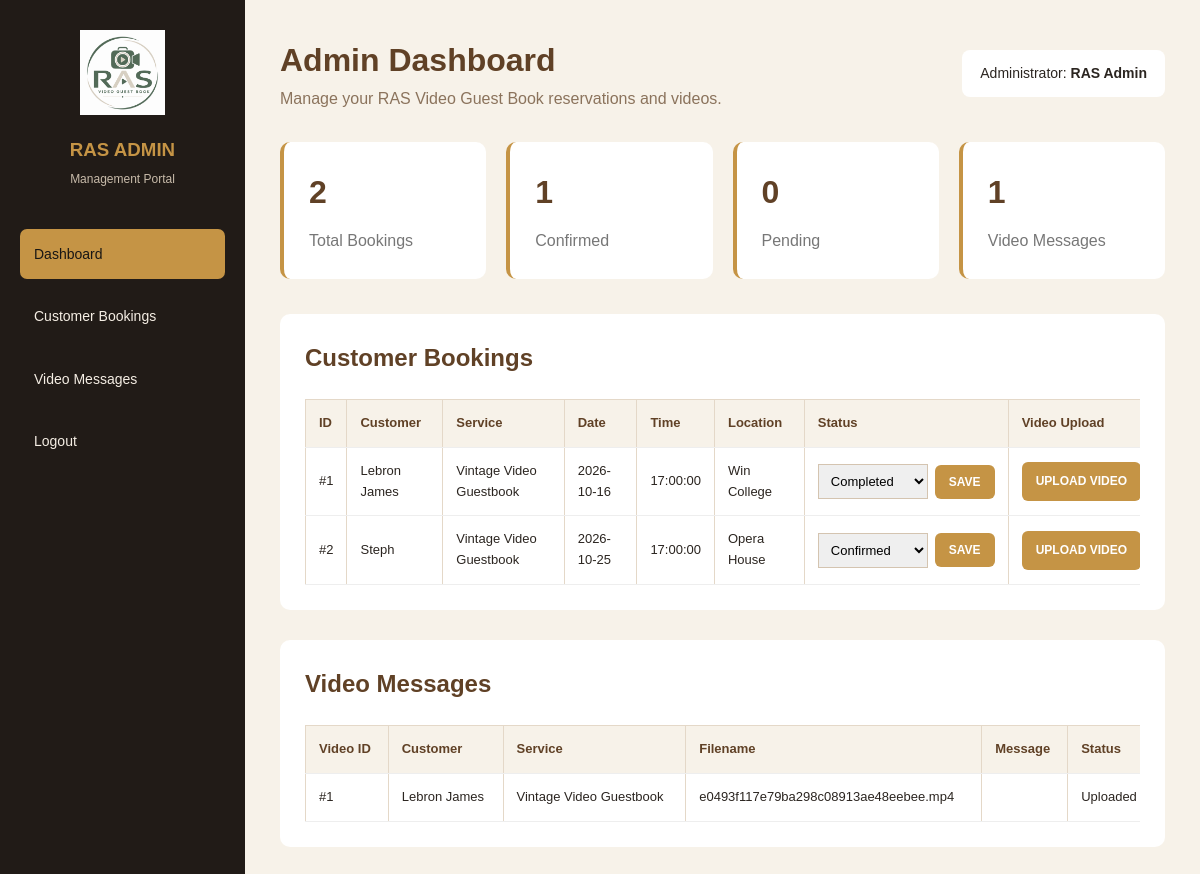
Screenshot of /admin.php (signed in) with the database file from the repository.
### tables this page shows
CREATE TABLE IF NOT EXISTS `bookings` (
  `booking_id` int NOT NULL AUTO_INCREMENT,
  `user_id` int DEFAULT NULL,
  `event_id` int NOT NULL,
  `customer_name` varchar(100) NOT NULL,
  `customer_email` varchar(100) NOT NULL,
  `phone` varchar(30) NOT NULL,
  `event_date` date NOT NULL,
  `booking_time` time NOT NULL,
  `location` varchar(200) NOT NULL,
  `notes` text,
  `status` varchar(20) DEFAULT 'Pending',
  `booking_code` varchar(64) NOT NULL,
  `created_at` timestamp NULL DEFAULT CURRENT_TIMESTAMP,
  PRIMARY KEY (`booking_id`),
  UNIQUE KEY `booking_code` (`booking_code`),
  KEY `user_id` (`user_id`),
  KEY `event_id` (`event_id`)
);

CREATE TABLE IF NOT EXISTS `events` (
  `event_id` int NOT NULL AUTO_INCREMENT,
  `event_name` varchar(100) NOT NULL,
  `description` text,
  `price` decimal(10,2) NOT NULL,
  `image` varchar(100) NOT NULL,
  PRIMARY KEY (`event_id`)
);

CREATE TABLE IF NOT EXISTS `video_messages` (
  `video_id` int NOT NULL AUTO_INCREMENT,
  `booking_id` int NOT NULL,
  `video_filename` varchar(255) NOT NULL,
  `message` text,
  `status` varchar(20) DEFAULT 'Submitted',
  `upload_date` timestamp NULL DEFAULT CURRENT_TIMESTAMP,
  PRIMARY KEY (`video_id`),
  UNIQUE KEY `booking_id` (`booking_id`)
);

### admin.php (the view, shortened to what this page needs)
<?php
include("database/database.php");
$stats = [
    'total' => 0,
    'confirmed' => 0,
    'pending' => 0,
    'videos' => 0
];
$counts = $conn->query(
    "SELECT
        COUNT(*) AS total,
        COALESCE(SUM(status = 'Confirmed'), 0) AS confirmed,
        COALESCE(SUM(status = 'Pending'), 0) AS pending
     FROM bookings"
);
if ($counts) {
    $data = $counts->fetch_assoc();
    $stats['total'] = (int)$data['total'];
    $stats['confirmed'] = (int)$data['confirmed'];
    $stats['pending'] = (int)$data['pending'];
}
$videoCount = $conn->query(
    "SELECT COUNT(*) AS total FROM video_messages"
);
if ($videoCount) {
    $stats['videos'] =
        (int)$videoCount->fetch_assoc()['total'];
}
$bookings = $conn->query(
    "SELECT b.*, e.event_name
     FROM bookings b
     JOIN events e ON b.event_id = e.event_id
     ORDER BY b.booking_id ASC"
);
$videos = $conn->query(
    "SELECT v.*, e.event_name, b.customer_name
     FROM video_messages v
     JOIN bookings b ON v.booking_id = b.booking_id
     JOIN events e ON b.event_id = e.event_id
     ORDER BY v.video_id ASC"
);
function esc($value) {
    return htmlspecialchars(
        (string)($value ?? ''),
        ENT_QUOTES,
        'UTF-8'
    );
}
?>
<!DOCTYPE html>
<html lang="en">
<head>
    <link rel="stylesheet" href="css/style.css">
</head>
<body class="admin-page">
<div class="admin-layout">
    <aside class="admin-sidebar">
        <div class="admin-brand">
            <img
                src="pictures/ras.png"
                alt="RAS Logo"
            >
            <h3>RAS ADMIN</h3>
            <p>Management Portal</p>
        </div>
        <nav class="admin-menu">
            <a href="#dashboard" class="active">
                Dashboard
            </a>
            <a href="#bookings">
                Customer Bookings
            </a>
            <a href="#videos">
                Video Messages
            </a>
            <a href="logout.php">
                Logout
            </a>
        </nav>
    </aside>
    <main class="admin-main">
        <div class="admin-topbar" id="dashboard">
            <div>
                <h1>Admin Dashboard</h1>
                <p>
                    Manage your RAS Video Guest Book
                    reservations and videos.
                </p>
            </div>
            <div class="admin-user">
                Administrator:
                <strong>
                    <?php echo esc(
                        $_SESSION['name'] ?? 'Admin'
                    ); ?>
                </strong>
            </div>
        </div>
        <div class="admin-stats">
            <div class="stat-card">
                <h2><?php echo $stats['total']; ?></h2>
                <p>Total Bookings</p>
            </div>
            <div class="stat-card">
                <h2><?php echo $stats['confirmed']; ?></h2>
                <p>Confirmed</p>
            </div>
            <div class="stat-card">
                <h2><?php echo $stats['pending']; ?></h2>
                <p>Pending</p>
            </div>
            <div class="stat-card">
                <h2><?php echo $stats['videos']; ?></h2>
                <p>Video Messages</p>
            </div>
        </div>
        <section class="admin-panel" id="bookings">
            <h2>Customer Bookings</h2>
            <div class="admin-table-wrap">
                <table class="admin-table">
                    <thead>
                        <tr>
                            <th>ID</th>
                            <th>Customer</th>
                            <th>Service</th>
                            <th>Date</th>
                            <th>Time</th>
                            <th>Location</th>
                            <th>Status</th>
                            <th>Video Upload</th>
                        </tr>
                    </thead>
                    <tbody>
                    <?php if (
                        $bookings &&
                        $bookings->num_rows > 0
                    ) { ?>
                        <?php while (
                            $row = $bookings->fetch_assoc()
                        ) { ?>
                            <tr>
                                <td>
                                    #<?php echo (int)$row['booking_id']; ?>
                                </td>
                                <td>
                                    <?php echo esc(
                                        $row['customer_name']
                                    ); ?>
                                </td>
                                <td>
                                    <?php echo esc(
                                        $row['event_name']
                                    ); ?>
                                </td>
                                <td>
                                    <?php echo esc(
                                        $row['event_date']
                                    ); ?>
                                </td>
                                <td>
                                    <?php echo esc(
                                        $row['booking_time']
                                    ); ?>
                                </td>
                                <td>
                                    <?php echo esc(
                                        $row['location']
                                    ); ?>
                                </td>
                                <td>
                                    <form
                                        method="POST"
                                        class="status-form"
                                    >
                                        <select name="status">
                                            <?php foreach (
                                                [
                                                    'Pending',
                                                    'Confirmed',
                                                    'Completed',
                                                    'Cancelled'
                                                ] as $status
                                            ) { ?>
                                                <option
                                                    value="<?php echo esc($status); ?>"
                                                    <?php
                                                    if (
                                                        $row['status'] === $status
                                                    ) {
                                                        echo 'selected';
                                                    }
                                                    ?>
                                                >
                                                    <?php echo esc($status); ?>
                                                </option>
                                            <?php } ?>
                                        </select>
                                        <button
                                            type="submit"
                                            name="update_booking"
                                            class="admin-btn"
                                        >
                                            SAVE
                                        </button>
                                    </form>
                                </td>
                                <td>
                                    <?php if (
                                        $row['status'] !== 'Cancelled'
                                    ) { ?>
                                        <a
                                            href="video_message.php?booking_id=<?php
                                                echo (int)$row['booking_id'];
                                            ?>"
                                            class="admin-btn"
                                        >
                                            UPLOAD VIDEO
                                        </a>
                                    <?php } else { ?>
                                        <span class="admin-muted">
                                            Cancelled
                                        </span>
                                    <?php } ?>
                                </td>
                            </tr>
                        <?php } ?>
                    <?php } ?>
                    </tbody>
                </table>
            </div>
        </section>
        <section class="admin-panel" id="videos">
            <h2>Video Messages</h2>
            <div class="admin-table-wrap">
                <table class="admin-table">
                    <thead>
                        <tr>
                            <th>Video ID</th>
                            <th>Customer</th>
                            <th>Service</th>
                            <th>Filename</th>
                            <th>Message</th>
                            <th>Status</th>
                        </tr>
                    </thead>
                    <tbody>
                    <?php if (
                        $videos &&
                        $videos->num_rows > 0
                    ) { ?>
                        <?php while (
                            $video = $videos->fetch_assoc()
                        ) { ?>
                            <tr>
                                <td>
                                    #<?php echo (int)$video['video_id']; ?>
                                </td>
                                <td>
                                    <?php echo esc(
                                        $video['customer_name']
                                    ); ?>
                                </td>
                                <td>
                                    <?php echo esc(
                                        $video['event_name']
                                    ); ?>
                                </td>
                                <td>
                                    <?php echo esc(
                                        $video['video_filename']
                                    ); ?>
                                </td>
                                <td>
                                </td>
                                <td>
                                    <?php echo esc(
                                        $video['status']
                                    ); ?>
                                </td>
                            </tr>
                        <?php } ?>
                    <?php } ?>
                    </tbody>
                </table>
            </div>
        </section>
    </main>
</div>
</body>
</html>

### css/style.css (style rules this page uses)
* { margin: 0; padding: 0; box-sizing: border-box; }
body { font-family: Arial, sans-serif; background: #f7f2e9; color: #342d26; line-height: 1.6; }
a { text-decoration: none; }
input, select, textarea { width: 100%; padding: 12px; border: 1px solid #d4c4b0; font: inherit; }
table { width: 100%; min-width: 850px; border-collapse: collapse; background: white; text-align: left; }
th { background: #60472f; color: white; }
th, td { padding: 14px; border: 1px solid #e4d8c8; }

### admin.php (style rules this page uses)
body.admin-page { margin: 0; background: #f7f2e9; font-family: Arial, sans-serif; color: #2b2520; }
.admin-layout { display: flex; min-height: 100vh; }
.admin-sidebar { width: 245px; flex-shrink: 0; background: #211b17; color: white; padding: 30px 20px; box-sizing: border-box; }
.admin-brand { text-align: center; margin-bottom: 40px; }
.admin-brand img { width: 85px; height: 85px; object-fit: contain; }
.admin-brand h3 { color: #c59445; margin: 12px 0 5px; }
.admin-brand p { font-size: 12px; color: #c8bbaa; }
.admin-menu { display: flex; flex-direction: column; gap: 12px; }
.admin-menu a { display: block; padding: 14px; color: #f5eee4; text-decoration: none; border-radius: 7px; font-size: 14px; }
.admin-menu a:hover, .admin-menu a.active { background: #c59445; color: #181614; }
.admin-main { flex: 1; min-width: 0; padding: 35px; box-sizing: border-box; }
.admin-topbar { display: flex; justify-content: space-between; align-items: center; flex-wrap: wrap; gap: 15px; margin-bottom: 30px; }
.admin-topbar h1 { margin: 0; color: #604126; }
.admin-topbar p { color: #8b735c; }
.admin-user { background: white; padding: 12px 18px; border-radius: 8px; font-size: 14px; }
.admin-stats { display: grid; grid-template-columns: repeat(4, minmax(0, 1fr)); gap: 20px; margin-bottom: 35px; }
.stat-card { background: white; padding: 25px; border-radius: 10px; border-left: 4px solid #c59445; }
.stat-card h2 { color: #604126; font-size: 32px; margin: 0 0 10px; }
.stat-card p { margin: 0; color: #777; }
.admin-panel { background: white; border-radius: 10px; padding: 25px; margin-bottom: 30px; }
.admin-panel h2 { color: #604126; margin-top: 0; margin-bottom: 22px; }
.admin-table-wrap { overflow-x: auto; }
.admin-table { width: 100%; border-collapse: collapse; }
.admin-table th, .admin-table td { padding: 13px; text-align: left; border-bottom: 1px solid #eee; font-size: 13px; vertical-align: middle; }
.admin-table th { background: #f7f2e9; color: #604126; }
.status-form { display: flex; align-items: center; gap: 7px; }
.status-form select { padding: 8px; width: auto; min-width: 110px; }
.admin-btn { display: inline-block; padding: 10px 14px; background: #c59445; color: white; border: 0; border-radius: 6px; text-decoration: none; font-size: 12px; font-weight: bold; cursor: pointer; white-space: nowrap; }

### rows the page displays
bookings: booking_id "1", customer_name "Lebron James", event.event_name "Vintage Video Guestbook", event_date "2026-10-16", booking_time "17:00:00", location "Win College"
bookings: booking_id "2", customer_name "Steph", event.event_name "Vintage Video Guestbook", event_date "2026-10-25", booking_time "17:00:00", location "Opera House"
video_messages: video_id "1", booking.customer_name "Lebron James", events.event_name "Vintage Video Guestbook", video_filename "e0493f117e79ba298c08913ae48eebee.mp4", status "Uploaded"

### other values shown
$_SESSION['name'] "RAS Admin"
$stats['total'] "2"
$stats['confirmed'] "1"
$stats['pending'] "0"
$stats['videos'] "1"
form field status "Completed"
form field status "Confirmed"
